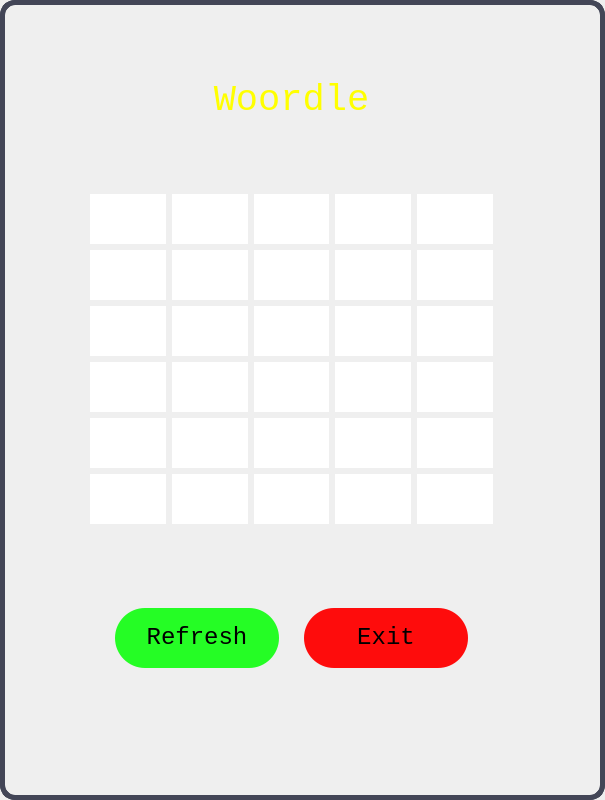
<?xml version="1.0" encoding="UTF-8"?>
<ui version="4.0">
 <class>MainWindow</class>
 <widget class="QMainWindow" name="MainWindow">
  <property name="geometry">
   <rect>
    <x>0</x>
    <y>0</y>
    <width>605</width>
    <height>800</height>
   </rect>
  </property>
  <property name="windowTitle">
   <string>MainWindow</string>
  </property>
  <property name="styleSheet">
   <string notr="true">QLineEdit
{
	height:50px;
    min-width:50px;
	max-width:75px;
	border:none;
	font:consolas;
	font-size:20px;
	padding-left:25px;
}
QWidget#centralwidget
{
	background-color:&quot;black&quot;;
	border:5px solid rgb(67,70,87);
	border-radius:15px;
}

QMainWindow
{
	background-color:&quot;black&quot;;
	border:5px solid rgb(67,70,87);
	border-radius:15px;
}


QPushButton#refreshbtn
{
	background-color:rgba(0,255,0,0.85);
	border-radius:30px;
}
QPushButton#refreshbtn:hover
{
	background-color:rgba(0,250,0,0.77);
}
QPushButton#refreshbtn:pressed 
{
	background-color:rgba(0,240,0,0.73);
}


QPushButton#exitbtn
{
	background-color:rgba(255,0,0,0.95);
	border-radius:30px;
}
QPushButton#exitbtn:hover
{
	background-color:rgba(230,0,0,0.83);
}
QPushButton#exitbtn:pressed 
{
	background-color:rgba(245,0,0,0.70);
}
</string>
  </property>
  <widget class="QWidget" name="centralwidget">
   <widget class="QWidget" name="verticalLayoutWidget">
    <property name="geometry">
     <rect>
      <x>90</x>
      <y>70</y>
      <width>403</width>
      <height>598</height>
     </rect>
    </property>
    <layout class="QVBoxLayout" name="verticalLayout">
     <item>
      <layout class="QHBoxLayout" name="horizontalLayout_2">
       <property name="bottomMargin">
        <number>57</number>
       </property>
       <item>
        <widget class="QLabel" name="label">
         <property name="font">
          <font>
           <family>Consolas</family>
           <pointsize>28</pointsize>
          </font>
         </property>
         <property name="styleSheet">
          <string notr="true">color:yellow;</string>
         </property>
         <property name="text">
          <string>Woordle</string>
         </property>
         <property name="alignment">
          <set>Qt::AlignCenter</set>
         </property>
        </widget>
       </item>
      </layout>
     </item>
     <item>
      <layout class="QGridLayout" name="glayout">
       <property name="sizeConstraint">
        <enum>QLayout::SetMinAndMaxSize</enum>
       </property>
       <property name="leftMargin">
        <number>0</number>
       </property>
       <property name="horizontalSpacing">
        <number>6</number>
       </property>
       <item row="4" column="0">
        <widget class="QLineEdit" name="lineEdit40">
         <property name="focusPolicy">
          <enum>Qt::NoFocus</enum>
         </property>
        </widget>
       </item>
       <item row="1" column="1">
        <widget class="QLineEdit" name="lineEdit11">
         <property name="focusPolicy">
          <enum>Qt::NoFocus</enum>
         </property>
        </widget>
       </item>
       <item row="2" column="0">
        <widget class="QLineEdit" name="lineEdit20">
         <property name="focusPolicy">
          <enum>Qt::NoFocus</enum>
         </property>
        </widget>
       </item>
       <item row="0" column="0">
        <widget class="QLineEdit" name="lineEdit00">
         <property name="focusPolicy">
          <enum>Qt::NoFocus</enum>
         </property>
         <property name="text">
          <string/>
         </property>
        </widget>
       </item>
       <item row="3" column="0">
        <widget class="QLineEdit" name="lineEdit30">
         <property name="focusPolicy">
          <enum>Qt::NoFocus</enum>
         </property>
        </widget>
       </item>
       <item row="3" column="3">
        <widget class="QLineEdit" name="lineEdit33">
         <property name="focusPolicy">
          <enum>Qt::NoFocus</enum>
         </property>
        </widget>
       </item>
       <item row="5" column="4">
        <widget class="QLineEdit" name="lineEdit54">
         <property name="focusPolicy">
          <enum>Qt::NoFocus</enum>
         </property>
        </widget>
       </item>
       <item row="0" column="3">
        <widget class="QLineEdit" name="lineEdit03">
         <property name="focusPolicy">
          <enum>Qt::NoFocus</enum>
         </property>
        </widget>
       </item>
       <item row="5" column="3">
        <widget class="QLineEdit" name="lineEdit53">
         <property name="focusPolicy">
          <enum>Qt::NoFocus</enum>
         </property>
        </widget>
       </item>
       <item row="1" column="4">
        <widget class="QLineEdit" name="lineEdit14">
         <property name="focusPolicy">
          <enum>Qt::NoFocus</enum>
         </property>
        </widget>
       </item>
       <item row="0" column="1">
        <widget class="QLineEdit" name="lineEdit01">
         <property name="focusPolicy">
          <enum>Qt::NoFocus</enum>
         </property>
        </widget>
       </item>
       <item row="2" column="3">
        <widget class="QLineEdit" name="lineEdit23">
         <property name="focusPolicy">
          <enum>Qt::NoFocus</enum>
         </property>
        </widget>
       </item>
       <item row="5" column="1">
        <widget class="QLineEdit" name="lineEdit51">
         <property name="focusPolicy">
          <enum>Qt::NoFocus</enum>
         </property>
        </widget>
       </item>
       <item row="3" column="4">
        <widget class="QLineEdit" name="lineEdit34">
         <property name="focusPolicy">
          <enum>Qt::NoFocus</enum>
         </property>
        </widget>
       </item>
       <item row="3" column="1">
        <widget class="QLineEdit" name="lineEdit31">
         <property name="focusPolicy">
          <enum>Qt::NoFocus</enum>
         </property>
        </widget>
       </item>
       <item row="1" column="3">
        <widget class="QLineEdit" name="lineEdit13">
         <property name="focusPolicy">
          <enum>Qt::NoFocus</enum>
         </property>
        </widget>
       </item>
       <item row="1" column="0">
        <widget class="QLineEdit" name="lineEdit10">
         <property name="focusPolicy">
          <enum>Qt::NoFocus</enum>
         </property>
        </widget>
       </item>
       <item row="1" column="2">
        <widget class="QLineEdit" name="lineEdit12">
         <property name="focusPolicy">
          <enum>Qt::NoFocus</enum>
         </property>
        </widget>
       </item>
       <item row="5" column="2">
        <widget class="QLineEdit" name="lineEdit52">
         <property name="focusPolicy">
          <enum>Qt::NoFocus</enum>
         </property>
        </widget>
       </item>
       <item row="2" column="2">
        <widget class="QLineEdit" name="lineEdit22">
         <property name="focusPolicy">
          <enum>Qt::NoFocus</enum>
         </property>
        </widget>
       </item>
       <item row="4" column="1">
        <widget class="QLineEdit" name="lineEdit41">
         <property name="focusPolicy">
          <enum>Qt::NoFocus</enum>
         </property>
        </widget>
       </item>
       <item row="2" column="1">
        <widget class="QLineEdit" name="lineEdit21">
         <property name="focusPolicy">
          <enum>Qt::NoFocus</enum>
         </property>
        </widget>
       </item>
       <item row="0" column="2">
        <widget class="QLineEdit" name="lineEdit02">
         <property name="focusPolicy">
          <enum>Qt::NoFocus</enum>
         </property>
        </widget>
       </item>
       <item row="5" column="0">
        <widget class="QLineEdit" name="lineEdit50">
         <property name="focusPolicy">
          <enum>Qt::NoFocus</enum>
         </property>
        </widget>
       </item>
       <item row="4" column="2">
        <widget class="QLineEdit" name="lineEdit42">
         <property name="focusPolicy">
          <enum>Qt::NoFocus</enum>
         </property>
        </widget>
       </item>
       <item row="3" column="2">
        <widget class="QLineEdit" name="lineEdit32">
         <property name="focusPolicy">
          <enum>Qt::NoFocus</enum>
         </property>
        </widget>
       </item>
       <item row="4" column="4">
        <widget class="QLineEdit" name="lineEdit44">
         <property name="focusPolicy">
          <enum>Qt::NoFocus</enum>
         </property>
        </widget>
       </item>
       <item row="2" column="4">
        <widget class="QLineEdit" name="lineEdit24">
         <property name="focusPolicy">
          <enum>Qt::NoFocus</enum>
         </property>
        </widget>
       </item>
       <item row="0" column="4">
        <widget class="QLineEdit" name="lineEdit04">
         <property name="focusPolicy">
          <enum>Qt::NoFocus</enum>
         </property>
        </widget>
       </item>
       <item row="4" column="3">
        <widget class="QLineEdit" name="lineEdit43">
         <property name="focusPolicy">
          <enum>Qt::NoFocus</enum>
         </property>
        </widget>
       </item>
      </layout>
     </item>
     <item>
      <layout class="QHBoxLayout" name="horizontalLayout_5">
       <property name="spacing">
        <number>25</number>
       </property>
       <property name="leftMargin">
        <number>25</number>
       </property>
       <property name="topMargin">
        <number>78</number>
       </property>
       <property name="rightMargin">
        <number>25</number>
       </property>
       <property name="bottomMargin">
        <number>0</number>
       </property>
       <item>
        <widget class="QPushButton" name="refreshbtn">
         <property name="minimumSize">
          <size>
           <width>0</width>
           <height>60</height>
          </size>
         </property>
         <property name="maximumSize">
          <size>
           <width>16777215</width>
           <height>60</height>
          </size>
         </property>
         <property name="font">
          <font>
           <family>Consolas</family>
           <pointsize>18</pointsize>
          </font>
         </property>
         <property name="text">
          <string>Refresh</string>
         </property>
        </widget>
       </item>
       <item>
        <widget class="QPushButton" name="exitbtn">
         <property name="minimumSize">
          <size>
           <width>0</width>
           <height>60</height>
          </size>
         </property>
         <property name="maximumSize">
          <size>
           <width>16777215</width>
           <height>60</height>
          </size>
         </property>
         <property name="font">
          <font>
           <family>Consolas</family>
           <pointsize>18</pointsize>
          </font>
         </property>
         <property name="text">
          <string>Exit</string>
         </property>
        </widget>
       </item>
      </layout>
     </item>
    </layout>
   </widget>
  </widget>
 </widget>
 <resources/>
 <connections/>
</ui>
